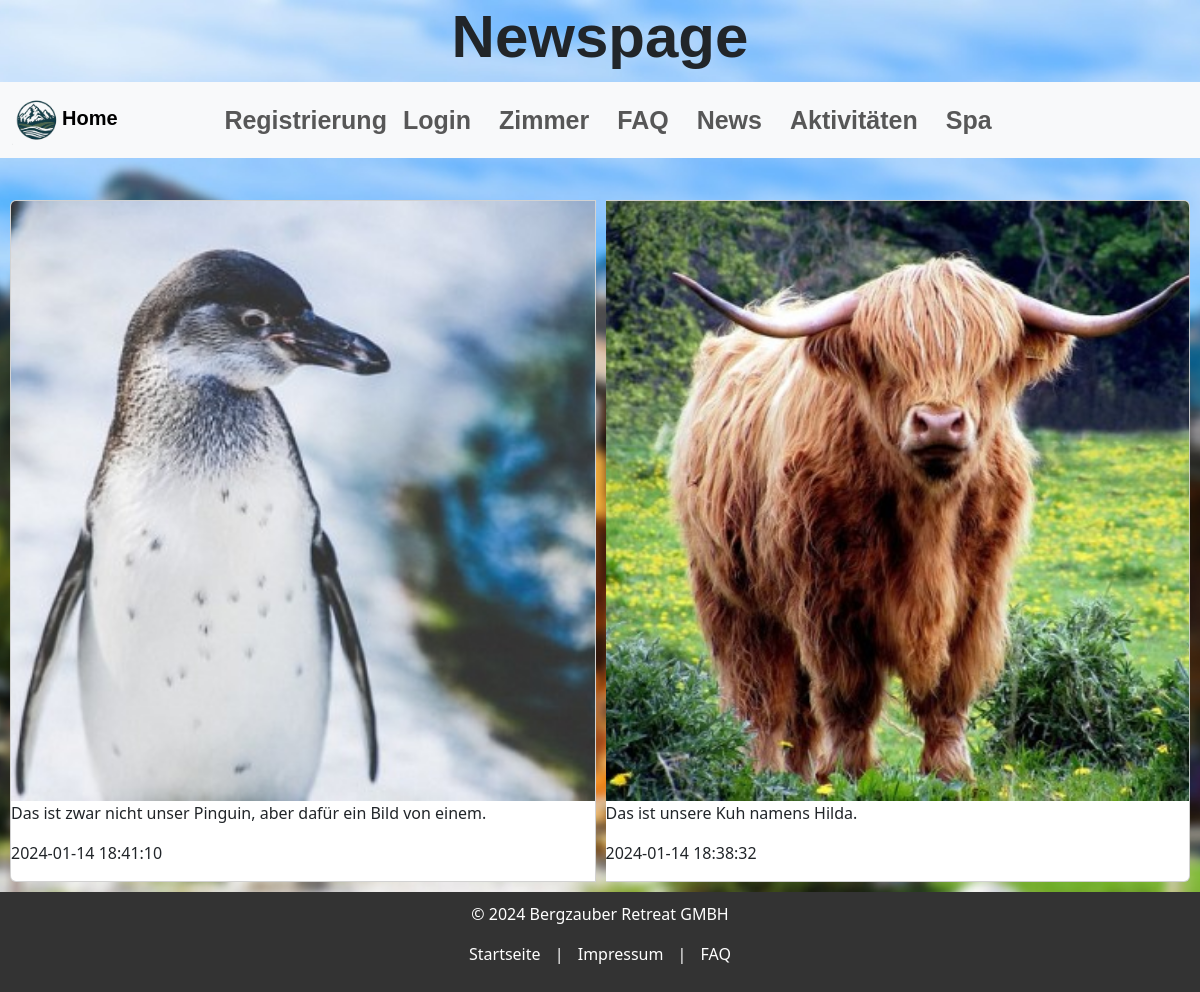
The page /php/news.php on the database its author committed.
### php/news.php (the view, shortened to what this page needs)
<!DOCTYPE html>
<html lang="en">
<head>
  <?php include "../includes/header.php";?>
</head>
<body>
  <h1 class="title">Newspage</h1>
<?php
include "../includes/nav.php";
?>
  <div class="card-group">
      <?php
      include_once '../includes/dbaccess.php';
      $sql = "SELECT newsid, Datum, Bilddatei, `Text` FROM newsbeiträge ORDER BY newsid DESC";
      $result = $conn->query($sql);
      if ($result->num_rows > 0) {
          while($row = $result->fetch_assoc()) {
              echo '<div class="card">';
              echo '<img src='.$row["Bilddatei"].' alt="Newsbild" class="card-img-top resized-image">';
              echo '<p class="center">'.$row["Text"].'</p>';
              echo '<p class="center">'.$row["Datum"].'</p>';
              echo '</div>';
          }
      } else {
          echo "Keine Newsbeiträge gefunden";
      }
      ?>
  </div>
<?php include "../includes/footer.php"; ?>
</body>
</html>

### css/stylesheet.css (style rules this page uses)
h1 { padding-top: 0.02em; text-align: center; font-family: sans-serif, Arial; padding-bottom: 0.02em; }
.card { margin: 10px; border-radius: 40px; border-style: groove; border-color: black; background-color: white; word-wrap: break-word; flex: 1 0 auto; min-height: 300px; }
.card-img-top { width: 100%; height: 600px; object-fit: cover; }
.card-group { display: flex; justify-content: center; flex-wrap: wrap; align-items: center; margin-bottom: 10px; }
body { margin: 0; padding: 0; min-height: 100vh; background-image: url('../res/img/Hotel.jpg'); background-size: cover; background-attachment: fixed; background-position: center; background-repeat: no-repeat; }
.title { font-size: 5vw; font-weight: bolder; }

### rows shown on the page
newsbeiträge: Bilddatei (picture), Text "Das ist zwar nicht unser Pinguin, aber dafür ein Bild von einem.", Datum "2024-01-14 18:41:10"
newsbeiträge: Bilddatei (picture), Text "Das ist unsere Kuh namens Hilda.", Datum "2024-01-14 18:38:32"
